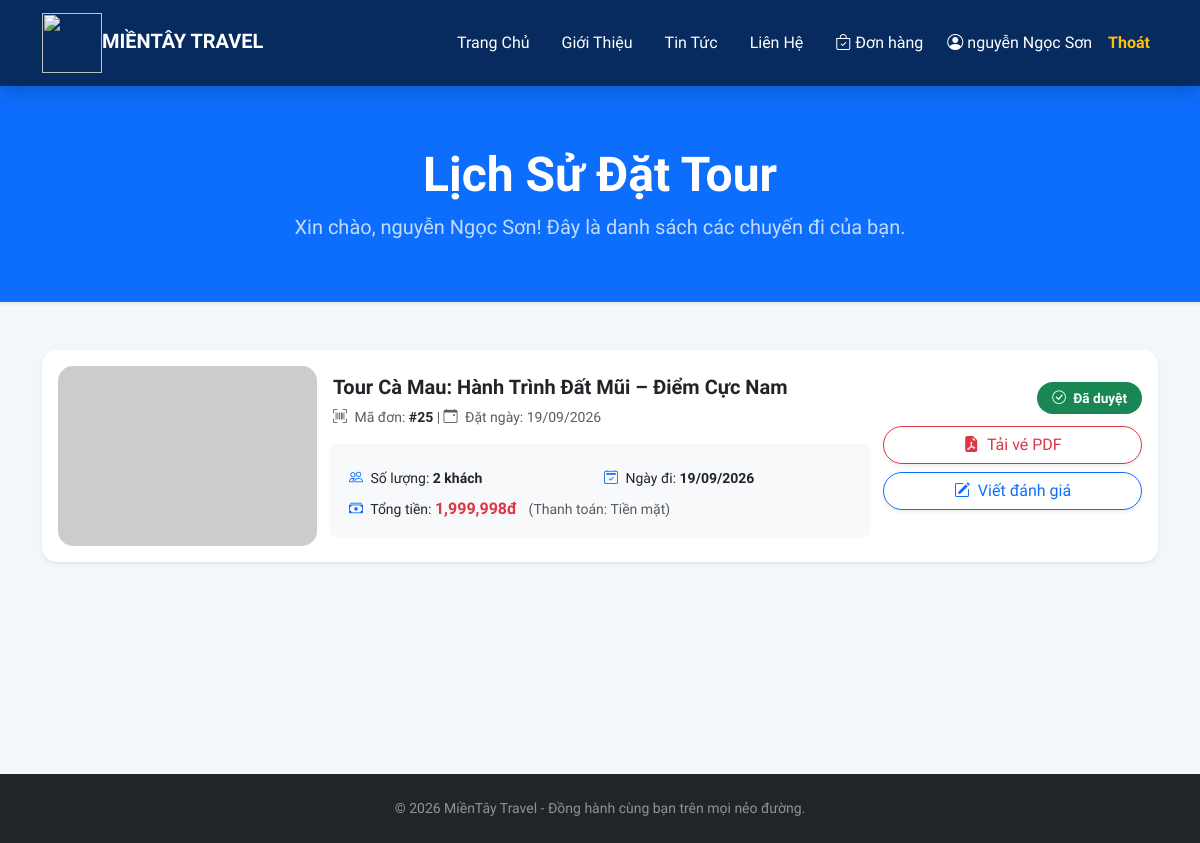
/my_bookings.php (signed in), run on an earlier commit of the app's database.
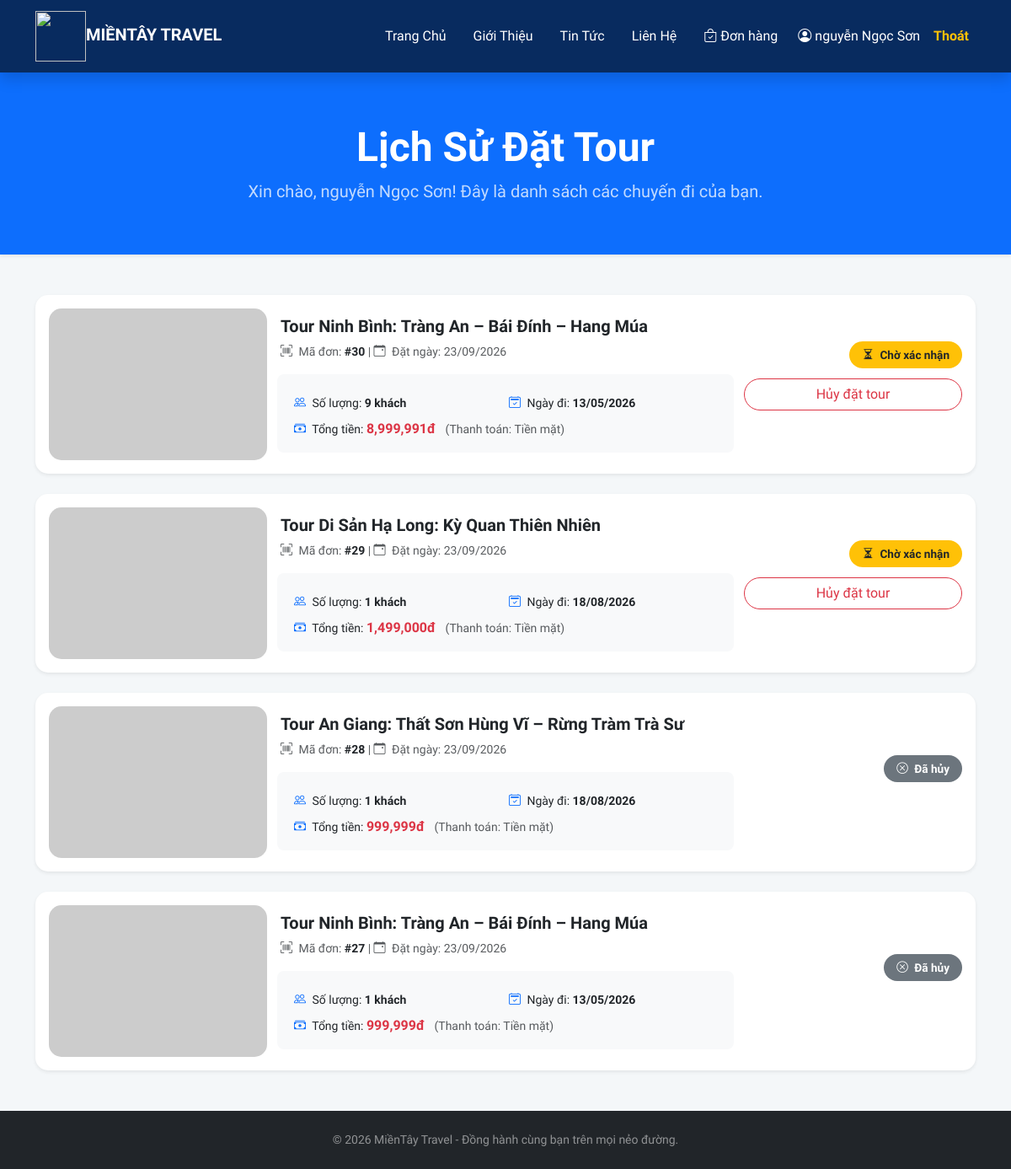
And on a later commit of the database.
### tables this page shows
CREATE TABLE `bookings` (
  `BookingID` int(11) NOT NULL,
  `UserID` int(11) DEFAULT NULL,
  `TourID` int(11) DEFAULT NULL,
  `BookingDate` datetime DEFAULT current_timestamp(),
  `Quantity` int(11) DEFAULT NULL,
  `TotalPrice` decimal(18,2) DEFAULT NULL,
  `Status` enum('Chờ xác nhận','Đã duyệt','Đã hủy') DEFAULT 'Chờ xác nhận',
  `PaymentMethod` varchar(50) DEFAULT 'Tiền mặt',
  `PaymentStatus` enum('Chưa thanh toán','Đã thanh toán','Hoàn tiền') DEFAULT 'Chưa thanh toán',
  `DepartureDate` date DEFAULT NULL,
  `CustomerName` varchar(100) DEFAULT NULL,
  `Phone` varchar(20) DEFAULT NULL
);

CREATE TABLE `tours` (
  `TourID` int(11) NOT NULL,
  `TourName` varchar(250) NOT NULL,
  `CategoryID` int(11) DEFAULT NULL,
  `Price` decimal(18,2) NOT NULL,
  `Duration` varchar(50) DEFAULT NULL,
  `ImageURL` varchar(500) DEFAULT NULL,
  `Description` text DEFAULT NULL,
  `DepartureSchedule` varchar(100) DEFAULT NULL,
  `DepartureLocation` varchar(255) DEFAULT NULL,
  `MaxPeople` int(11) DEFAULT 10
);

### my_bookings.php (the view, shortened to what the changed rows need)
<?php
include 'db.php';
$user_id = $_SESSION['user_id'];
$sql_bookings = "SELECT b.*, t.TourName, t.ImageURL
                 FROM bookings b
                 JOIN tours t ON b.TourID = t.TourID
                 WHERE b.UserID = ?
                 ORDER BY b.BookingDate DESC";
$stmt = mysqli_prepare($conn, $sql_bookings);
mysqli_stmt_bind_param($stmt, "i", $user_id);
mysqli_stmt_execute($stmt);
$result = mysqli_stmt_get_result($stmt);
?>
<!DOCTYPE html>
<html lang="vi">
<head>
    <link href="https://cdn.jsdelivr.net/npm/bootstrap@5.3.0/dist/css/bootstrap.min.css" rel="stylesheet">
    <link rel="stylesheet" href="https://cdn.jsdelivr.net/npm/bootstrap-icons@1.11.1/font/bootstrap-icons.css">
</head>
<body>
    <div class="page-header shadow-sm">
        <div class="container">
            <h1 class="fw-bold display-5 mb-2">Lịch Sử Đặt Tour</h1>
        </div>
    </div>
    <div class="container mt-5 mb-5" style="min-height: 50vh;">
        <?php if (mysqli_num_rows($result) > 0): ?>
            <div class="row g-4">
                <?php while ($row = mysqli_fetch_assoc($result)):
                    $status_class = 'bg-warning text-dark';
                    $status_icon = 'bi-hourglass-split';
                    if ($row['Status'] == 'Đã duyệt') {
                        $status_class = 'bg-success text-white';
                        $status_icon = 'bi-check-circle';
                    } elseif ($row['Status'] == 'Đã hủy') {
                        $status_class = 'bg-secondary text-white';
                        $status_icon = 'bi-x-circle';
                    }
                ?>
                    <div class="col-12">
                        <div class="card booking-card shadow-sm p-3">
                            <div class="row g-3 align-items-center">
                                <div class="col-md-3 col-sm-4">
                                    <img src="<?php echo htmlspecialchars($row['ImageURL']); ?>" class="tour-img" alt="Tour" onerror="this.src='https://placehold.co/400x300?text=No+Image';">
                                </div>
                                <div class="col-md-6 col-sm-8">
                                    <div class="d-flex justify-content-between align-items-start mb-2">
                                        <h5 class="fw-bold text-dark mb-0"><?php echo htmlspecialchars($row['TourName']); ?></h5>
                                    </div>
                                    <p class="text-muted small mb-2">
                                        <i class="bi bi-upc-scan me-1"></i> Mã đơn: <strong class="text-dark">#<?php echo $row['BookingID']; ?></strong> |
                                        <i class="bi bi-calendar-event me-1"></i> Đặt ngày: <?php echo date('d/m/Y', strtotime($row['BookingDate'])); ?>
                                    </p>
                                    <div class="row text-dark small bg-light p-3 rounded-3 mt-3 g-2">
                                        <div class="col-6">
                                            <i class="bi bi-people text-primary me-1"></i> Số lượng: <strong><?php echo $row['Quantity']; ?> khách</strong>
                                        </div>
                                        <div class="col-6">
                                            <i class="bi bi-calendar2-check text-primary me-1"></i> Ngày đi: <strong><?php echo date('d/m/Y', strtotime($row['DepartureDate'])); ?></strong>
                                        </div>
                                        <div class="col-12 mt-2">
                                            <i class="bi bi-cash-stack text-primary me-1"></i> Tổng tiền: <strong class="text-danger fs-6"><?php echo number_format($row['TotalPrice']); ?>đ</strong>
                                            <span class="text-muted ms-2">(Thanh toán: <?php echo htmlspecialchars($row['PaymentMethod']); ?>)</span>
                                        </div>
                                    </div>
                                </div>
                                <div class="col-md-3 text-md-end text-start mt-3 mt-md-0 d-flex flex-md-column justify-content-between h-100">
                                    <div class="mb-3">
                                        <span class="status-badge <?php echo $status_class; ?>">
                                            <i class="bi <?php echo $status_icon; ?> me-1"></i> <?php echo htmlspecialchars($row['Status']); ?>
                                        </span>
                                    </div>
                                    <?php if ($row['Status'] == 'Chờ xác nhận'): ?>
                                        <form method="POST" action="my_bookings.php" class="mb-0">
                                            <button type="submit" name="cancel_booking" class="btn btn-outline-danger rounded-pill px-4 w-100" onclick="return confirm('Bạn có chắc chắn muốn hủy đơn đặt tour này không?');">
                                                Hủy đặt tour
                                            </button>
                                        </form>
                                    <?php endif; ?>
                                    <?php if ($row['Status'] == 'Đã duyệt'): ?>
                                        <div class="d-flex flex-column gap-2">
                                            <a href="export_pdf.php?id=<?php echo $row['BookingID']; ?>" target="_blank" class="btn btn-outline-danger rounded-pill px-4 shadow-sm w-100" title="Tải vé / Hóa đơn điện tử">
                                                <i class="bi bi-file-earmark-pdf-fill me-1"></i> Tải vé PDF
                                            </a>
                                            <a href="detail.php?id=<?php echo $row['TourID']; ?>#review-section" class="btn btn-outline-primary rounded-pill px-4 shadow-sm w-100">
                                                <i class="bi bi-pencil-square me-1"></i> Viết đánh giá
                                            </a>
                                        </div>
                                    <?php endif; ?>
                                </div>
                            </div>
                        </div>
                    </div>
                <?php endwhile; ?>
            </div>
        <?php endif; ?>
    </div>
</body>
</html>

What changed in the data, as far as the page shows it:
removed bookings: TourID.TourName "Tour Cà Mau: Hành Trình Đất Mũi – Điểm Cực Nam", BookingID "25", BookingDate "19/09/2026", Quantity "2", DepartureDate "19/09/2026", TotalPrice "1,999,998", PaymentMethod "Tiền mặt", Status "Đã duyệt"
added bookings: TourID.TourName "Tour Ninh Bình: Tràng An – Bái Đính – Hang Múa", BookingID "30", BookingDate "23/09/2026", Quantity "9", DepartureDate "13/05/2026", TotalPrice "8,999,991", PaymentMethod "Tiền mặt", Status "Chờ xác nhận"
added bookings: TourID.TourName "Tour Di Sản Hạ Long: Kỳ Quan Thiên Nhiên", BookingID "29", BookingDate "23/09/2026", Quantity "1", DepartureDate "18/08/2026", TotalPrice "1,499,000", PaymentMethod "Tiền mặt", Status "Chờ xác nhận"
added bookings: TourID.TourName "Tour An Giang: Thất Sơn Hùng Vĩ – Rừng Tràm Trà Sư", BookingID "28", BookingDate "23/09/2026", Quantity "1", DepartureDate "18/08/2026", TotalPrice "999,999", PaymentMethod "Tiền mặt", Status "Đã hủy"
added bookings: TourID.TourName "Tour Ninh Bình: Tràng An – Bái Đính – Hang Múa", BookingID "27", BookingDate "23/09/2026", Quantity "1", DepartureDate "13/05/2026", TotalPrice "999,999", PaymentMethod "Tiền mặt", Status "Đã hủy"
